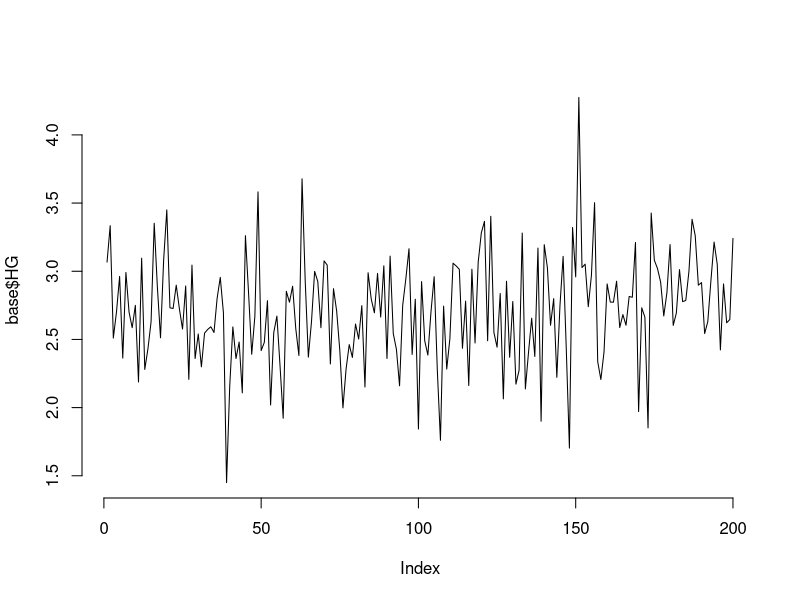
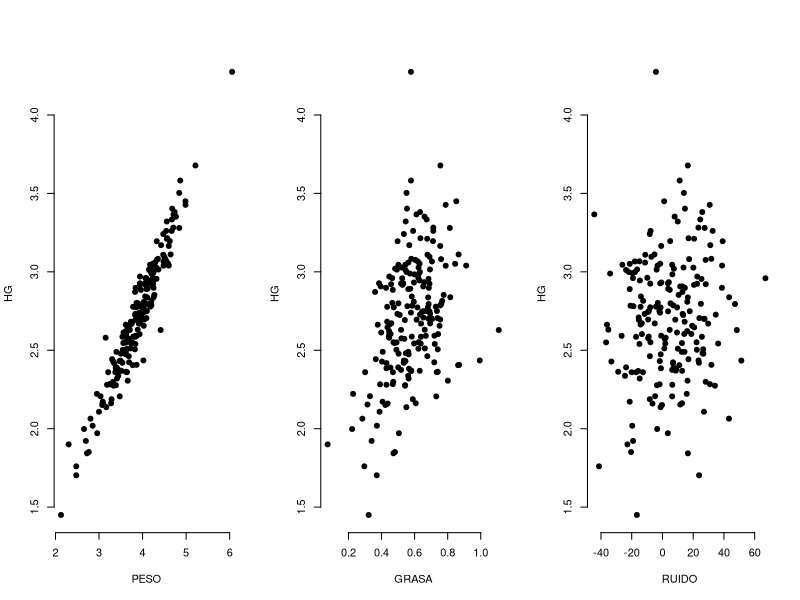
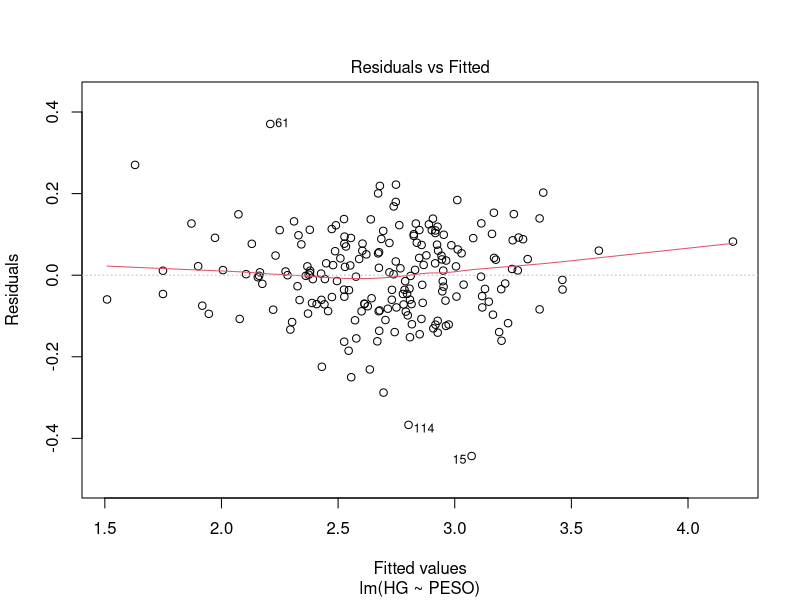
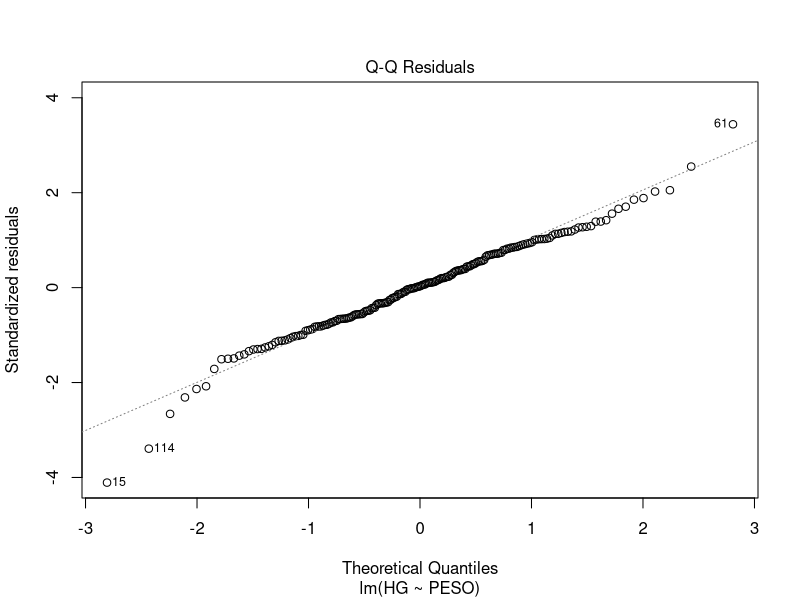
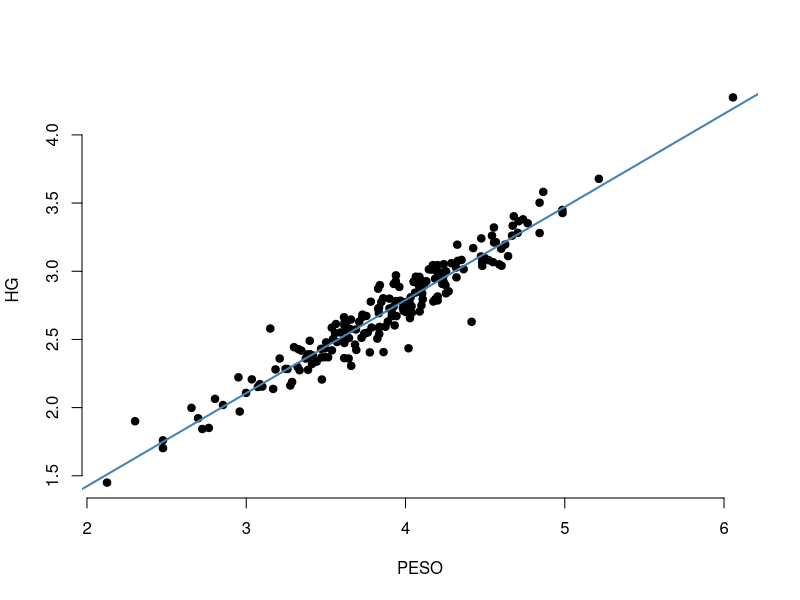
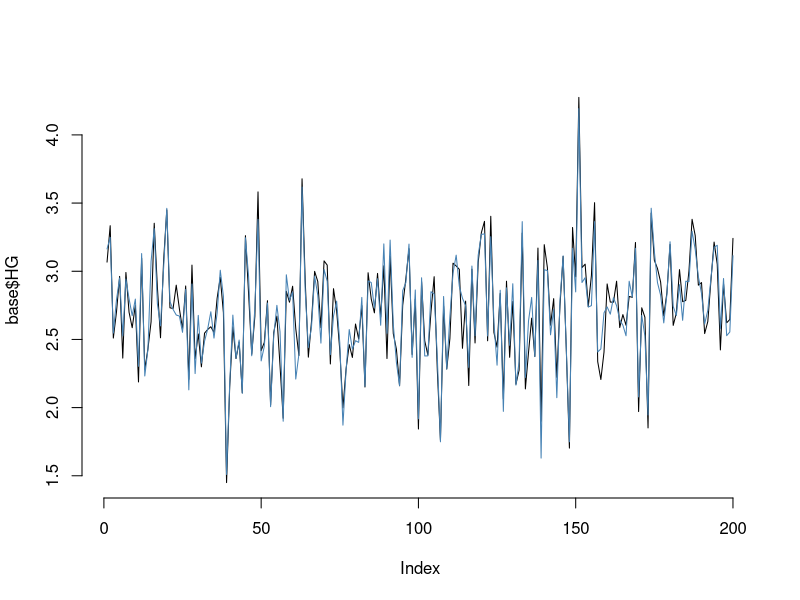

Reproduce these figures in R, in order.
# Clase regresion lineal simple

# librerias
library(dplyr)
library(readxl)


base = read_excel("input/data/original/01_Actividad_de_regresion_Lineal_Multiple.xlsx")
head(base)
tail(base)

plot(base$HG, type = "l", bty = "n")
summary(base$HG)


# Antes, vamos a generar un ruido
set.seed(0607)
RUIDO = rnorm(200, 5, 20)
base$RUIDO = RUIDO
head(base)


# Grafico de HG con las demas variables

par(mfrow = c(1,3)) # que se muestre 1 fila y 3 columnas
plot(HG ~ PESO, data = base, type = "p", bty = "n", ylab = "HG", xlab = "PESO",
     pch = 19)
plot(HG ~ GRASA, data = base, type = "p", bty = "n", ylab = "HG", xlab = "GRASA",
     pch = 19)
plot(HG ~ RUIDO, data = base, type = "p", bty = "n", ylab = "HG", xlab = "RUIDO",
     pch = 19)
dev.off()


# Vemos correlacion

cor(base %>% select(HG, PESO, GRASA, RUIDO))

# Deduccion la variable explicativa que nos va a dar mas informacion a 
# priori es el Peso, luego viene GRASA.

# Reg. simple: HG = B0 + B1*PESO(X1) = 0.05795 + 0.68276*PESO(X1) 

Mod1 <- lm(HG ~ PESO, data = base)
summary(Mod1)

# Prop. de variabilidad/informacion explicada por la var. explicativa
# sobre la var. respuesta: 0.926 -> 92.6% (R2)

# Linealidad

plot(Mod1, 1)

# Normalidad

plot(Mod1, 2)

# H0: residuos son Normales
# H1: residuos no son Normales

ks.test(Mod1$residuals, "pnorm", mean(Mod1$residuals), sd(Mod1$residuals))
nortest::lillie.test(Mod1$residuals)

# Pasamos normalidad

# Homocedasticidad

# H0: Homocedasticidad
# H1: Heterocedasticidad

lmtest::bptest(Mod1)

# Tenemos homocedasticidad

# Independencia 

# H0: No hay autocorrelacion
# H1: hay autocorrelacion

lmtest::dwtest(Mod1)

# Si hay independencia


# Modelo 2: Peso ~ GRASA
Mod2 = lm(HG ~ GRASA, data = base)
summary(Mod2)

# Modelo 3: Peso ~ RUIDO
Mod3 = lm(HG ~ RUIDO, data = base)
summary(Mod3)


# R2 -> EL MEJOR MODELO ES AQUEL EN DONDE LA VAR EXPLICATIVA ES PESO

# graficamos

dev.off()
plot(HG ~ PESO, data = base, type = "p", bty = "n", ylab = "HG", xlab = "PESO",
     pch = 19)
abline(Mod1, col = "steelblue", lwd = 2)


base <- base %>% 
  mutate(Yhat = c(Mod1$fitted.values))
head(base)

plot(base$HG, type = "l", bty = "n")
lines(base$Yhat, col = "steelblue")
